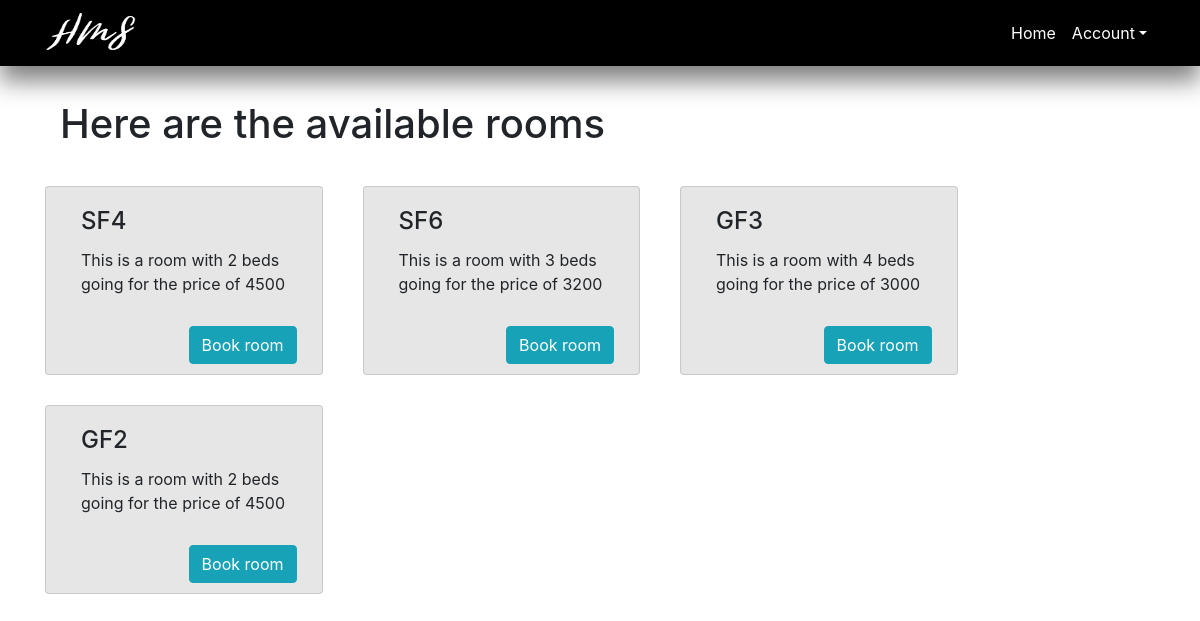
Screenshot of /student (signed in) with the database file from the repository.
### HMS/models.py (models this page shows, shortened)
class Room(db.Model):
    __tablename__ = "rooms"
    room_num = db.Column(db.String, primary_key=True)
    beds = db.Column(db.String, db.ForeignKey('beds.beds_id'))
    price = db.Column(db.Integer)
    hostel_id = db.Column(db.Integer, db.ForeignKey('hostels.hostel_id'))
    occupants = db.relationship('User', backref='room')

### HMS/routes.py (the view)
@app.route("/student")
@login_required
def student():
  user = User.query.filter_by(id = current_user.id).first()
  if user.hostel_id == None and user.room_id == None:
    return render_template('firsttimehostelview.html', hostels=tourContent, user = user)
  elif user.hostel_id != None and user.room_id == None:
    hostel = Hostel.query.filter_by(hostel_id = user.hostel_id).first()
    rooms = db.engine.execute("Select * from rooms where rooms.beds != (select count(*) from Users where users.room_id == rooms.room_num) and hostel_id == " + str(hostel.hostel_id)).fetchall()
    return render_template('book_a_room.html', rooms=rooms, user = user)
  elif user.hostel_id != None and user.room_id != None:
    ann_userId = User.query.filter_by(role = "admin", hostel_id = user.hostel_id).first()
    announcements = Announcement.query.filter_by(user_id = ann_userId.id)
    return render_template('student_announcement_page.html',user=user,announcement = announcements)

### HMS/__init__.py (called while the page is built)
@app.before_request
def make_session_permanent():
    session.permanent = True
    app.permanent_session_lifetime = timedelta(minutes=60)

### HMS/models.py (called while the page is built)
@login_manager.user_loader
def load_user(user_id):
    return User.query.get(int(user_id))

### HMS/templates/book_a_room.html
{% extends 'student_layout.html' %}
{% block content %}
     <div class="container">
        <h1>Here are the available rooms</h1>
        <div class="row">
            {% for room in rooms%}
                <div class="card col-lg-3 col-md-4 col-sm-5 col-xs-12" style="width: 18rem;background: #E6E6E6; margin-right: 40px; margin-top: 30px">
                  <div class="card-body">
                    <h4 class="card-title">{{ room[0] }}</h4>
                    <p class="card-text">This is a room with {{ room[1] }} beds going for the price of {{ room[2] }}</p>
                  </div>
                  <div class="card-action">
                    <a class="btn btn-info" style="float: right; margin: 10px" href="{{ url_for('picked_room', id = room[0])}}">Book room</a>
                  </div>
                </div>
            {% endfor %}
        </div>
    </div>
{% endblock %}

### rows the page displays
Room: room_num "SF4", beds "2", price "4500"
Room: room_num "SF6", beds "3", price "3200"
Room: room_num "GF3", beds "4", price "3000"
Room: room_num "GF2", beds "2", price "4500"
